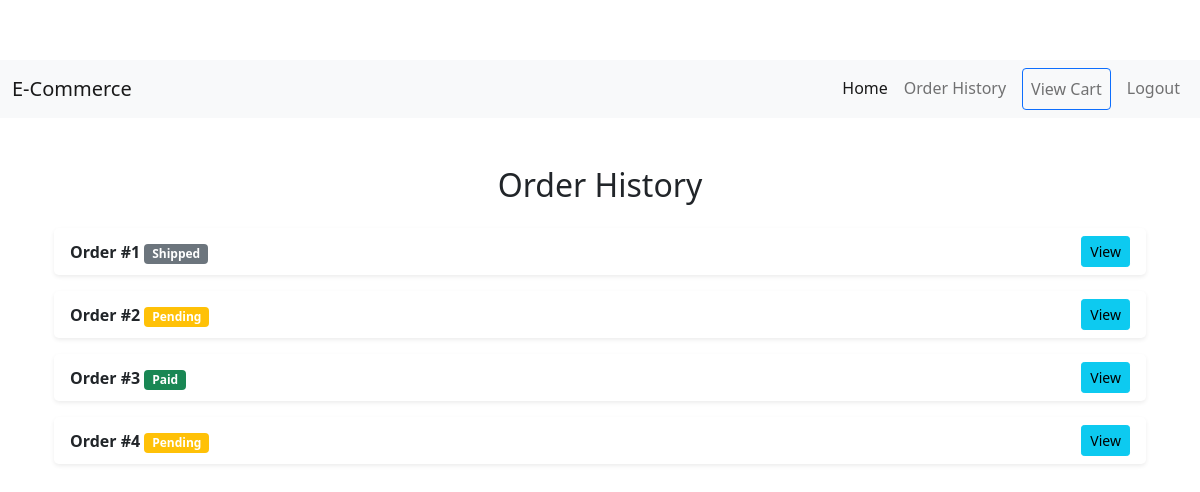
Page /order/history (signed in) on the earlier database version.
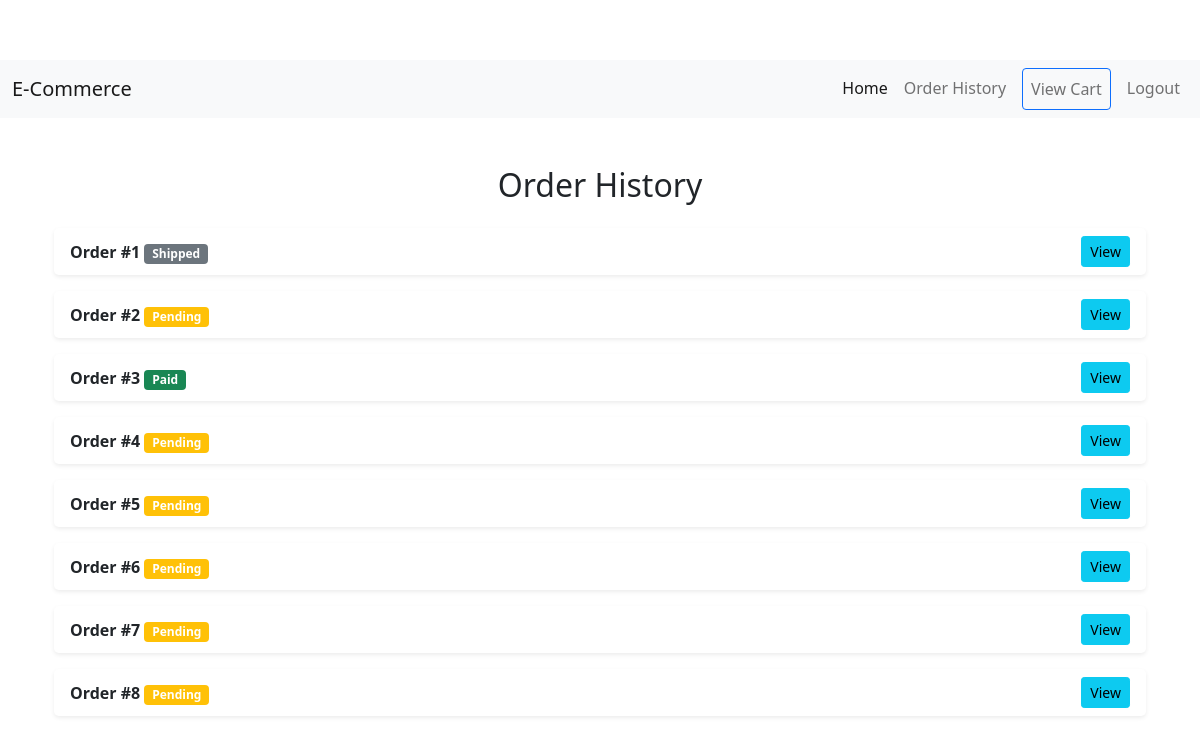
Same page on the later database version.
### model.py (models this page shows)
class Order(db.Model):
    __tablename__ = 'orders'
    id: Mapped[int] = mapped_column(Integer, primary_key=True)
    user_id: Mapped[int] = mapped_column(Integer, db.ForeignKey('users.id'))
    order_date: Mapped[datetime] = mapped_column(DateTime, default=datetime.utcnow)
    total_amount: Mapped[float] = mapped_column(Float, nullable=False)
    status: Mapped[str] = mapped_column(String, nullable='False')
    user = relationship('User', back_populates='orders')
    items = relationship('OrderItem', back_populates='order')
    payment = relationship('Payment', uselist=False, back_populates='order')

### main.py (the view)
@app.route('/order/history')
def order_history():
    orders = Order.query.filter_by(user_id=current_user.id).all()
    return render_template('order_history.html', orders=orders)

### main.py (called while the page is built)
@login_manager.user_loader
def load_user(user_id):
    return db.get_or_404(User, user_id)

### templates/order_history.html
{% extends 'base.html' %}
{% block content %}
<div class="container mt-5">
    <h2 class="text-center mb-4">Order History</h2>
    {% if orders %}
    <ul class="list-group">
        {% for order in orders %}
        <li class="list-group-item d-flex justify-content-between align-items-center border-0 rounded-3 shadow-sm mb-3">
            <div>
                <strong>Order #{{ order.id }}</strong>
                <span class="badge {% if order.status == 'paid' %}bg-success{% elif order.status == 'pending' %}bg-warning{% else %}bg-secondary{% endif %}">
                    {{ order.status.capitalize() }}
                </span>
            </div>
            <a href="{{ url_for('order_confirmation', order_id=order.id) }}" class="btn btn-info btn-sm">View</a>
        </li>
        {% endfor %}
    </ul>
    {% else %}
    <p class="text-center">No orders found.</p>
    {% endif %}
</div>
{% endblock %}

Differences in the rows shown:
added Order: id "5", status "Pending"
added Order: id "6", status "Pending"
added Order: id "7", status "Pending"
added Order: id "8", status "Pending"
